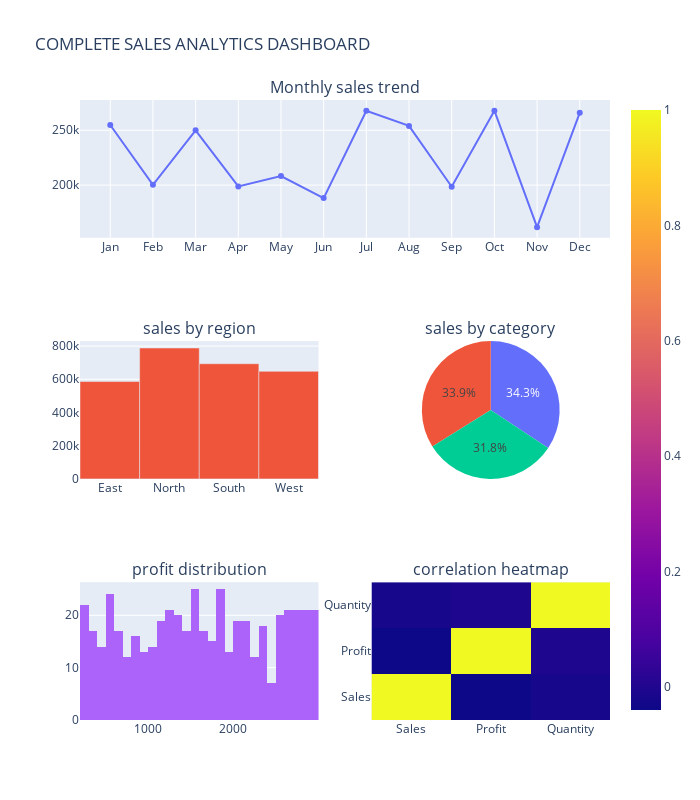

The code cell stored with this chart in its notebook:
### Code cell
monthly_sales=data.groupby("Month")["Sales"].sum().reindex(
    ["Jan","Feb","Mar","Apr","May","Jun","Jul","Aug","Sep","Oct","Nov","Dec"])
region_sales=data.groupby("Region")["Sales"].sum()
category_sales=data.groupby("Category")["Sales"].sum()
corr=data[['Sales','Profit','Quantity']].corr()

fig=make_subplots(
    rows=3,cols=2,
    specs=[[{"colspan":2},None],
           [{"type":"bar"},{"type":"pie"}],
           [{"type":"histogram"},{"type":"heatmap"}]],
    subplot_titles=(
        "Monthly sales trend",
        "sales by region",
        "sales by category",
        "profit distribution",
        "correlation heatmap"
    ))
fig.add_trace(
    go.Scatter(x=monthly_sales.index,y=monthly_sales.values,
               mode="lines+markers",name="Monthly Sales"),
    row=1,col=1)

fig.add_trace(
    go.Bar(x=region_sales.index,y=region_sales.values,
               name="Region Sales"),
    row=2,col=1)

fig.add_trace(
    go.Pie(labels=category_sales.index,values=category_sales.values),
    row=2,col=2)

fig.add_trace(
    go.Histogram(x=data['Profit'],nbinsx=30),
    row=3,col=1)

fig.add_trace(
    go.Heatmap(
        z=corr.values,
        x=corr.columns,
        y=corr.columns),row=3,col=2)
fig.update_layout(height=800,width=700,title_text="COMPLETE SALES ANALYTICS DASHBOARD",showlegend=False)
fig.show()

### Figure 1 — Plotly figure (JSON) as saved in the notebook; plotly's stock layout.template omitted (floating-point values rounded to 4 significant figures; data arrays with more than 128 entries replaced by an {"elided": "..."} marker saying what was removed)
{"data": [{"mode": "lines+markers", "name": "Monthly Sales", "type": "scatter", "x": ["Jan", "Feb", "Mar", "Apr", "May", "Jun", "Jul", "Aug", "Sep", "Oct", "Nov", "Dec"], "xaxis": "x", "y": [254837, 200219, 250003, 198770, 208177, 188125, 267874, 254015, 198483, 267930, 161587, 265940], "yaxis": "y"}, {"name": "Region Sales", "type": "bar", "x": ["East", "North", "South", "West"], "xaxis": "x2", "y": [586420, 788287, 693520, 647733], "yaxis": "y2"}, {"domain": {"x": [0.55, 1], "y": [0.3889, 0.6111]}, "labels": ["Clothing", "Electronics", "Furniture"], "type": "pie", "values": [920589, 863429, 931942]}, {"nbinsx": 30, "type": "histogram", "x": {"elided": "500 int values"}, "xaxis": "x3", "yaxis": "y3"}, {"type": "heatmap", "x": ["Sales", "Profit", "Quantity"], "xaxis": "x4", "y": ["Sales", "Profit", "Quantity"], "yaxis": "y4", "z": [[1.0, -0.03998, -0.01888], [-0.03998, 1.0, -0.003694], [-0.01888, -0.003694, 1.0]]}], "layout": {"annotations": [{"font": {"size": 16}, "showarrow": false, "text": "Monthly sales trend", "x": 0.5, "xanchor": "center", "xref": "paper", "y": 1, "yanchor": "bottom", "yref": "paper"}, {"font": {"size": 16}, "showarrow": false, "text": "sales by region", "x": 0.225, "xanchor": "center", "xref": "paper", "y": 0.6111, "yanchor": "bottom", "yref": "paper"}, {"font": {"size": 16}, "showarrow": false, "text": "sales by category", "x": 0.775, "xanchor": "center", "xref": "paper", "y": 0.6111, "yanchor": "bottom", "yref": "paper"}, {"font": {"size": 16}, "showarrow": false, "text": "profit distribution", "x": 0.225, "xanchor": "center", "xref": "paper", "y": 0.2222, "yanchor": "bottom", "yref": "paper"}, {"font": {"size": 16}, "showarrow": false, "text": "correlation heatmap", "x": 0.775, "xanchor": "center", "xref": "paper", "y": 0.2222, "yanchor": "bottom", "yref": "paper"}], "height": 800, "showlegend": false, "title": {"text": "COMPLETE SALES ANALYTICS DASHBOARD"}, "width": 700, "xaxis": {"anchor": "y", "domain": [0, 1]}, "xaxis2": {"anchor": "y2", "domain": [0, 0.45]}, "xaxis3": {"anchor": "y3", "domain": [0, 0.45]}, "xaxis4": {"anchor": "y4", "domain": [0.55, 1]}, "yaxis": {"anchor": "x", "domain": [0.7778, 1]}, "yaxis2": {"anchor": "x2", "domain": [0.3889, 0.6111]}, "yaxis3": {"anchor": "x3", "domain": [0, 0.2222]}, "yaxis4": {"anchor": "x4", "domain": [0, 0.2222]}}}
